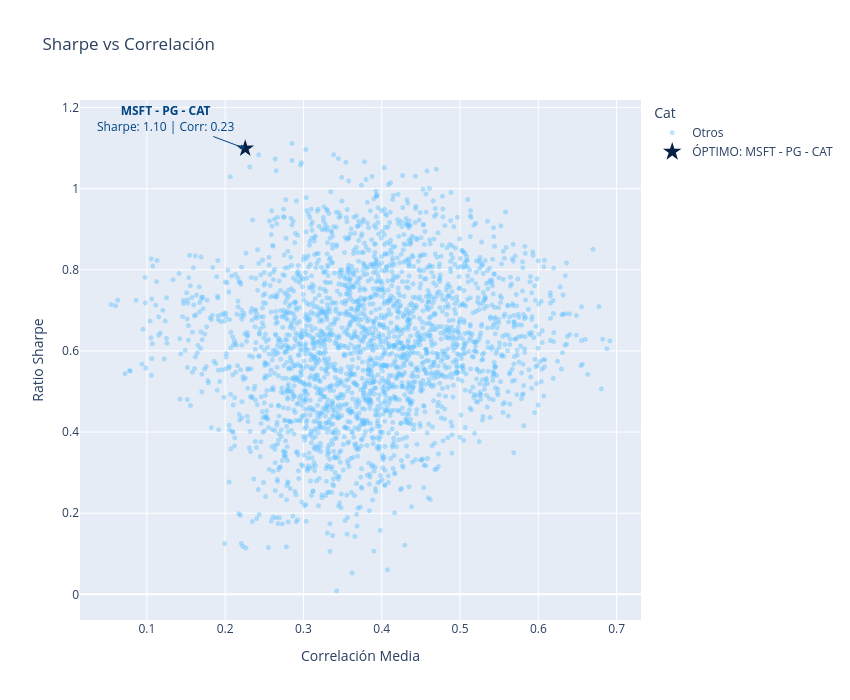

This figure's notebook cell:
### Code cell
# 1. Preparar retornos
activos = ['AXP', 'CRM', 'MSFT', 'KO', 'JNJ', 'GS', 'PG', 'DIS', 'UNH', 'MRK', 'V', 'CVX', 'BA', 'INTC', 'MMM', 'IBM', 'CSCO', 'AAPL', 'MCD', 'CAT', 'HD', 'AMGN', 'JPM', 'NKE', 'TRV', 'DOW']
retornos = df.xs("close", axis=1, level=1).filter(items=activos).pct_change().dropna()

r_anual = retornos.mean() * 252
cov_anual = retornos.cov() * 252
matriz_corr = retornos.corr()

# 2. Calcular métricas para cada trío
resultados = []
for trio in combinations(retornos.columns, 3):
    t = list(trio)
    rent = r_anual[t].mean()
    vol = np.sqrt(cov_anual.loc[t, t].values.sum() / 9)
    corr_media = (matriz_corr.loc[t, t].values.sum() - 3) / 6
    
    resultados.append({
        "Trio": " - ".join(t), 
        "Corr": round(corr_media, 4), 
        "Sharpe": round(rent / vol, 4), 
        "Rent": rent, 
        "Vol": vol
    })

df_t = pd.DataFrame(resultados)

# 3. Identificar el mejor trío
top = df_t.loc[(df_t["Sharpe"] - df_t["Corr"]).idxmax()]
opt_label = f"ÓPTIMO: {top['Trio']}"
df_t["Cat"] = np.where(df_t.index == top.name, opt_label, "Otros")

# 4. Crear gráfico
fig = px.scatter(
    df_t, x="Corr", y="Sharpe", color="Cat", hover_data=["Trio", "Rent", "Vol"],
    color_discrete_map={"Otros": paleta_bbva["azul_celeste_aqua"], opt_label: paleta_bbva["azul_oscuro_digital"]},
    title="Sharpe vs Correlación",
    labels={"Corr": "Correlación Media", "Sharpe": "Ratio Sharpe"}
)

fig.add_annotation(
    x=top["Corr"], y=top["Sharpe"], 
    text=f"<b>{top['Trio']}</b><br>Sharpe: {top['Sharpe']:.2f} | Corr: {top['Corr']:.2f}",
    showarrow=True, arrowhead=2, arrowcolor=paleta_bbva["azul_logotipo"], ax=-80, ay=-30, font=dict(color=paleta_bbva["azul_logotipo"])
)

fig.update_traces(marker=dict(size=5, opacity=0.4), selector=dict(name="Otros"))
fig.update_traces(marker=dict(size=14, symbol="star"), selector=dict(name=opt_label))
fig.update_layout(height=700, width=850).show()

### Figure 1 — Plotly figure (JSON) as saved in the notebook; plotly's stock layout.template omitted (floating-point values rounded to 4 significant figures; data arrays with more than 128 entries replaced by an {"elided": "..."} marker saying what was removed)
{"data": [{"customdata": {"elided": "2599x3 mixed values"}, "hovertemplate": "Cat=Otros<br>Correlación Media=%{x}<br>Ratio Sharpe=%{y}<br>Trio=%{customdata[0]}<br>Rent=%{customdata[1]}<br>Vol=%{customdata[2]}<extra></extra>", "legendgroup": "Otros", "marker": {"color": "#5BBEFF", "opacity": 0.4, "size": 5, "symbol": "circle"}, "mode": "markers", "name": "Otros", "showlegend": true, "type": "scattergl", "x": {"elided": "2599 float values"}, "xaxis": "x", "y": {"elided": "2599 float values"}, "yaxis": "y"}, {"customdata": [["MSFT - PG - CAT", 0.2251, 0.2049]], "hovertemplate": "Cat=ÓPTIMO: MSFT - PG - CAT<br>Correlación Media=%{x}<br>Ratio Sharpe=%{y}<br>Trio=%{customdata[0]}<br>Rent=%{customdata[1]}<br>Vol=%{customdata[2]}<extra></extra>", "legendgroup": "ÓPTIMO: MSFT - PG - CAT", "marker": {"color": "#072146", "size": 14, "symbol": "star"}, "mode": "markers", "name": "ÓPTIMO: MSFT - PG - CAT", "showlegend": true, "type": "scattergl", "x": [0.2256], "xaxis": "x", "y": [1.099], "yaxis": "y"}], "layout": {"annotations": [{"arrowcolor": "#004481", "arrowhead": 2, "ax": -80, "ay": -30, "font": {"color": "#004481"}, "showarrow": true, "text": "<b>MSFT - PG - CAT</b><br>Sharpe: 1.10 | Corr: 0.23", "x": 0.2256, "y": 1.099}], "height": 700, "legend": {"title": {"text": "Cat"}, "tracegroupgap": 0}, "title": {"text": "Sharpe vs Correlación"}, "width": 850, "xaxis": {"anchor": "y", "domain": [0, 1], "title": {"text": "Correlación Media"}}, "yaxis": {"anchor": "x", "domain": [0, 1], "title": {"text": "Ratio Sharpe"}}}}
